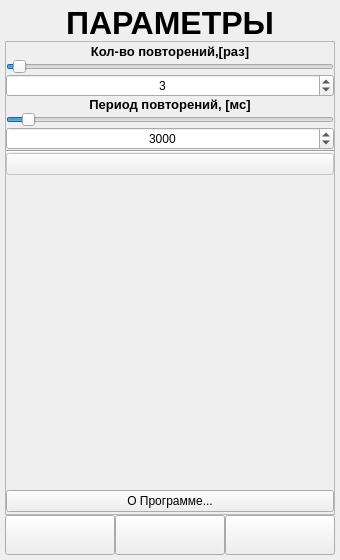
<?xml version="1.0" encoding="UTF-8"?>
<ui version="4.0">
 <class>Settings_Form</class>
 <widget class="QWidget" name="Settings_Form">
  <property name="geometry">
   <rect>
    <x>0</x>
    <y>0</y>
    <width>340</width>
    <height>560</height>
   </rect>
  </property>
  <property name="windowTitle">
   <string>Form</string>
  </property>
  <layout class="QVBoxLayout" name="verticalLayout_2">
   <property name="spacing">
    <number>0</number>
   </property>
   <property name="leftMargin">
    <number>5</number>
   </property>
   <property name="topMargin">
    <number>5</number>
   </property>
   <property name="rightMargin">
    <number>5</number>
   </property>
   <property name="bottomMargin">
    <number>5</number>
   </property>
   <item>
    <widget class="QLabel" name="label_1">
     <property name="sizePolicy">
      <sizepolicy hsizetype="Expanding" vsizetype="Minimum">
       <horstretch>0</horstretch>
       <verstretch>0</verstretch>
      </sizepolicy>
     </property>
     <property name="minimumSize">
      <size>
       <width>0</width>
       <height>0</height>
      </size>
     </property>
     <property name="font">
      <font>
       <family>Microsoft YaHei UI</family>
       <pointsize>24</pointsize>
       <weight>75</weight>
       <bold>true</bold>
      </font>
     </property>
     <property name="text">
      <string>ПАРАМЕТРЫ</string>
     </property>
     <property name="alignment">
      <set>Qt::AlignCenter</set>
     </property>
    </widget>
   </item>
   <item>
    <widget class="QScrollArea" name="scrollArea">
     <property name="horizontalScrollBarPolicy">
      <enum>Qt::ScrollBarAlwaysOff</enum>
     </property>
     <property name="widgetResizable">
      <bool>true</bool>
     </property>
     <widget class="QWidget" name="scrollAreaWidgetContents">
      <property name="geometry">
       <rect>
        <x>0</x>
        <y>0</y>
        <width>328</width>
        <height>465</height>
       </rect>
      </property>
      <layout class="QVBoxLayout" name="verticalLayout">
       <property name="spacing">
        <number>0</number>
       </property>
       <property name="leftMargin">
        <number>0</number>
       </property>
       <property name="topMargin">
        <number>2</number>
       </property>
       <property name="rightMargin">
        <number>0</number>
       </property>
       <property name="bottomMargin">
        <number>2</number>
       </property>
       <item>
        <widget class="QLabel" name="label_2">
         <property name="sizePolicy">
          <sizepolicy hsizetype="Expanding" vsizetype="Minimum">
           <horstretch>0</horstretch>
           <verstretch>0</verstretch>
          </sizepolicy>
         </property>
         <property name="minimumSize">
          <size>
           <width>0</width>
           <height>0</height>
          </size>
         </property>
         <property name="font">
          <font>
           <family>Microsoft YaHei UI</family>
           <pointsize>10</pointsize>
           <weight>75</weight>
           <bold>true</bold>
          </font>
         </property>
         <property name="text">
          <string>Кол-во повторений,[раз]</string>
         </property>
         <property name="alignment">
          <set>Qt::AlignCenter</set>
         </property>
        </widget>
       </item>
       <item>
        <widget class="QSlider" name="RepeatSlider">
         <property name="sizePolicy">
          <sizepolicy hsizetype="Expanding" vsizetype="Fixed">
           <horstretch>0</horstretch>
           <verstretch>0</verstretch>
          </sizepolicy>
         </property>
         <property name="maximumSize">
          <size>
           <width>16777215</width>
           <height>15</height>
          </size>
         </property>
         <property name="minimum">
          <number>1</number>
         </property>
         <property name="maximum">
          <number>100</number>
         </property>
         <property name="pageStep">
          <number>3</number>
         </property>
         <property name="value">
          <number>3</number>
         </property>
         <property name="orientation">
          <enum>Qt::Horizontal</enum>
         </property>
        </widget>
       </item>
       <item>
        <widget class="QSpinBox" name="Repeat">
         <property name="sizePolicy">
          <sizepolicy hsizetype="Minimum" vsizetype="Fixed">
           <horstretch>0</horstretch>
           <verstretch>0</verstretch>
          </sizepolicy>
         </property>
         <property name="alignment">
          <set>Qt::AlignCenter</set>
         </property>
         <property name="minimum">
          <number>1</number>
         </property>
         <property name="maximum">
          <number>100</number>
         </property>
         <property name="value">
          <number>3</number>
         </property>
        </widget>
       </item>
       <item>
        <widget class="QLabel" name="label_3">
         <property name="sizePolicy">
          <sizepolicy hsizetype="Expanding" vsizetype="Minimum">
           <horstretch>0</horstretch>
           <verstretch>0</verstretch>
          </sizepolicy>
         </property>
         <property name="minimumSize">
          <size>
           <width>0</width>
           <height>0</height>
          </size>
         </property>
         <property name="font">
          <font>
           <family>Microsoft YaHei UI</family>
           <pointsize>10</pointsize>
           <weight>75</weight>
           <bold>true</bold>
          </font>
         </property>
         <property name="text">
          <string>Период повторений, [мс]</string>
         </property>
         <property name="alignment">
          <set>Qt::AlignCenter</set>
         </property>
        </widget>
       </item>
       <item>
        <widget class="QSlider" name="PeriodeSlider">
         <property name="maximumSize">
          <size>
           <width>16777215</width>
           <height>15</height>
          </size>
         </property>
         <property name="minimum">
          <number>1</number>
         </property>
         <property name="maximum">
          <number>600</number>
         </property>
         <property name="singleStep">
          <number>10</number>
         </property>
         <property name="pageStep">
          <number>10</number>
         </property>
         <property name="value">
          <number>30</number>
         </property>
         <property name="orientation">
          <enum>Qt::Horizontal</enum>
         </property>
        </widget>
       </item>
       <item>
        <widget class="QSpinBox" name="Periode">
         <property name="alignment">
          <set>Qt::AlignCenter</set>
         </property>
         <property name="minimum">
          <number>100</number>
         </property>
         <property name="maximum">
          <number>60000</number>
         </property>
         <property name="singleStep">
          <number>100</number>
         </property>
         <property name="value">
          <number>3000</number>
         </property>
        </widget>
       </item>
       <item>
        <layout class="QGridLayout" name="gridLayout"/>
       </item>
       <item>
        <widget class="Line" name="line">
         <property name="orientation">
          <enum>Qt::Horizontal</enum>
         </property>
        </widget>
       </item>
       <item>
        <widget class="QPushButton" name="btnCOMSettings">
         <property name="enabled">
          <bool>false</bool>
         </property>
         <property name="sizePolicy">
          <sizepolicy hsizetype="Expanding" vsizetype="Minimum">
           <horstretch>0</horstretch>
           <verstretch>0</verstretch>
          </sizepolicy>
         </property>
         <property name="minimumSize">
          <size>
           <width>0</width>
           <height>0</height>
          </size>
         </property>
         <property name="font">
          <font>
           <family>Microsoft YaHei UI</family>
          </font>
         </property>
         <property name="text">
          <string/>
         </property>
        </widget>
       </item>
       <item>
        <spacer name="verticalSpacer">
         <property name="orientation">
          <enum>Qt::Vertical</enum>
         </property>
         <property name="sizeHint" stdset="0">
          <size>
           <width>20</width>
           <height>40</height>
          </size>
         </property>
        </spacer>
       </item>
       <item>
        <widget class="QPushButton" name="btnAbout">
         <property name="enabled">
          <bool>true</bool>
         </property>
         <property name="sizePolicy">
          <sizepolicy hsizetype="Expanding" vsizetype="Minimum">
           <horstretch>0</horstretch>
           <verstretch>0</verstretch>
          </sizepolicy>
         </property>
         <property name="minimumSize">
          <size>
           <width>0</width>
           <height>0</height>
          </size>
         </property>
         <property name="font">
          <font>
           <family>Microsoft YaHei UI</family>
          </font>
         </property>
         <property name="text">
          <string>О Программе...</string>
         </property>
        </widget>
       </item>
      </layout>
     </widget>
    </widget>
   </item>
   <item>
    <widget class="QWidget" name="DownPanel_Widget" native="true">
     <property name="styleSheet">
      <string notr="true"/>
     </property>
     <layout class="QVBoxLayout" name="verticalLayout_4">
      <property name="spacing">
       <number>0</number>
      </property>
      <property name="leftMargin">
       <number>0</number>
      </property>
      <property name="topMargin">
       <number>0</number>
      </property>
      <property name="rightMargin">
       <number>0</number>
      </property>
      <property name="bottomMargin">
       <number>0</number>
      </property>
      <item>
       <layout class="QHBoxLayout" name="horizontalLayout_2">
        <property name="spacing">
         <number>0</number>
        </property>
        <item>
         <widget class="QPushButton" name="Back">
          <property name="sizePolicy">
           <sizepolicy hsizetype="Expanding" vsizetype="Minimum">
            <horstretch>0</horstretch>
            <verstretch>0</verstretch>
           </sizepolicy>
          </property>
          <property name="minimumSize">
           <size>
            <width>0</width>
            <height>40</height>
           </size>
          </property>
          <property name="text">
           <string/>
          </property>
          <property name="icon">
           <iconset resource="../RESOURCES/images.qrc">
            <normaloff>:/images/icons/images/BACK.png</normaloff>:/images/icons/images/BACK.png</iconset>
          </property>
          <property name="iconSize">
           <size>
            <width>30</width>
            <height>30</height>
           </size>
          </property>
         </widget>
        </item>
        <item>
         <widget class="QPushButton" name="None">
          <property name="enabled">
           <bool>true</bool>
          </property>
          <property name="sizePolicy">
           <sizepolicy hsizetype="Expanding" vsizetype="Minimum">
            <horstretch>0</horstretch>
            <verstretch>0</verstretch>
           </sizepolicy>
          </property>
          <property name="minimumSize">
           <size>
            <width>0</width>
            <height>0</height>
           </size>
          </property>
          <property name="font">
           <font>
            <family>Microsoft YaHei UI</family>
           </font>
          </property>
          <property name="text">
           <string/>
          </property>
          <property name="icon">
           <iconset>
            <normaloff>:/new/icons/images/OK.png</normaloff>:/new/icons/images/OK.png</iconset>
          </property>
          <property name="iconSize">
           <size>
            <width>30</width>
            <height>30</height>
           </size>
          </property>
          <property name="checkable">
           <bool>false</bool>
          </property>
          <property name="checked">
           <bool>false</bool>
          </property>
         </widget>
        </item>
        <item>
         <widget class="QPushButton" name="Apply">
          <property name="sizePolicy">
           <sizepolicy hsizetype="Expanding" vsizetype="Minimum">
            <horstretch>0</horstretch>
            <verstretch>0</verstretch>
           </sizepolicy>
          </property>
          <property name="minimumSize">
           <size>
            <width>0</width>
            <height>0</height>
           </size>
          </property>
          <property name="font">
           <font>
            <family>Microsoft YaHei UI</family>
           </font>
          </property>
          <property name="text">
           <string/>
          </property>
          <property name="icon">
           <iconset resource="../RESOURCES/images.qrc">
            <normaloff>:/images/icons/images/OK.png</normaloff>:/images/icons/images/OK.png</iconset>
          </property>
          <property name="iconSize">
           <size>
            <width>30</width>
            <height>30</height>
           </size>
          </property>
         </widget>
        </item>
       </layout>
      </item>
     </layout>
    </widget>
   </item>
  </layout>
 </widget>
 <resources>
  <include location="../RESOURCES/images.qrc"/>
 </resources>
 <connections/>
</ui>
